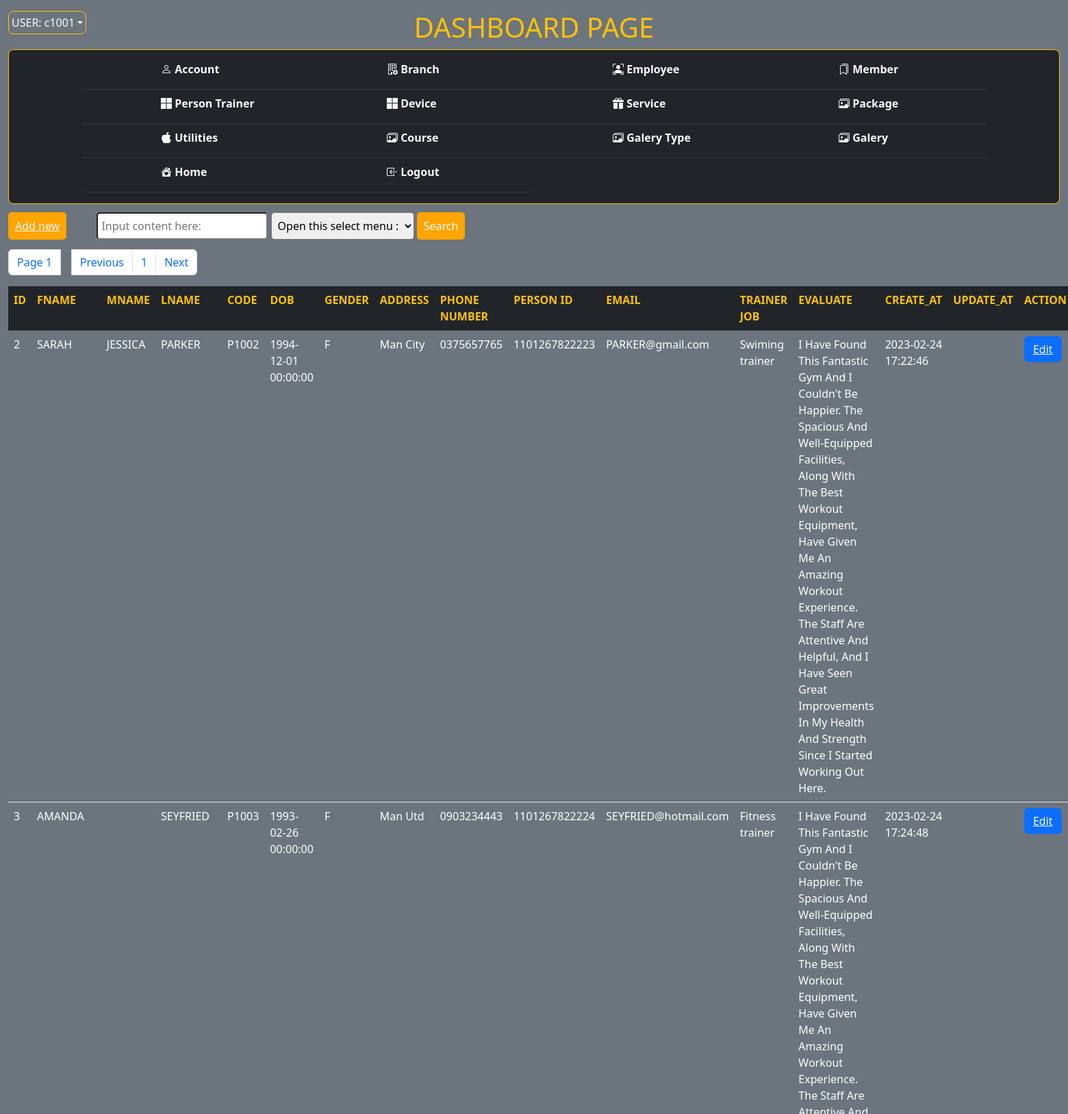
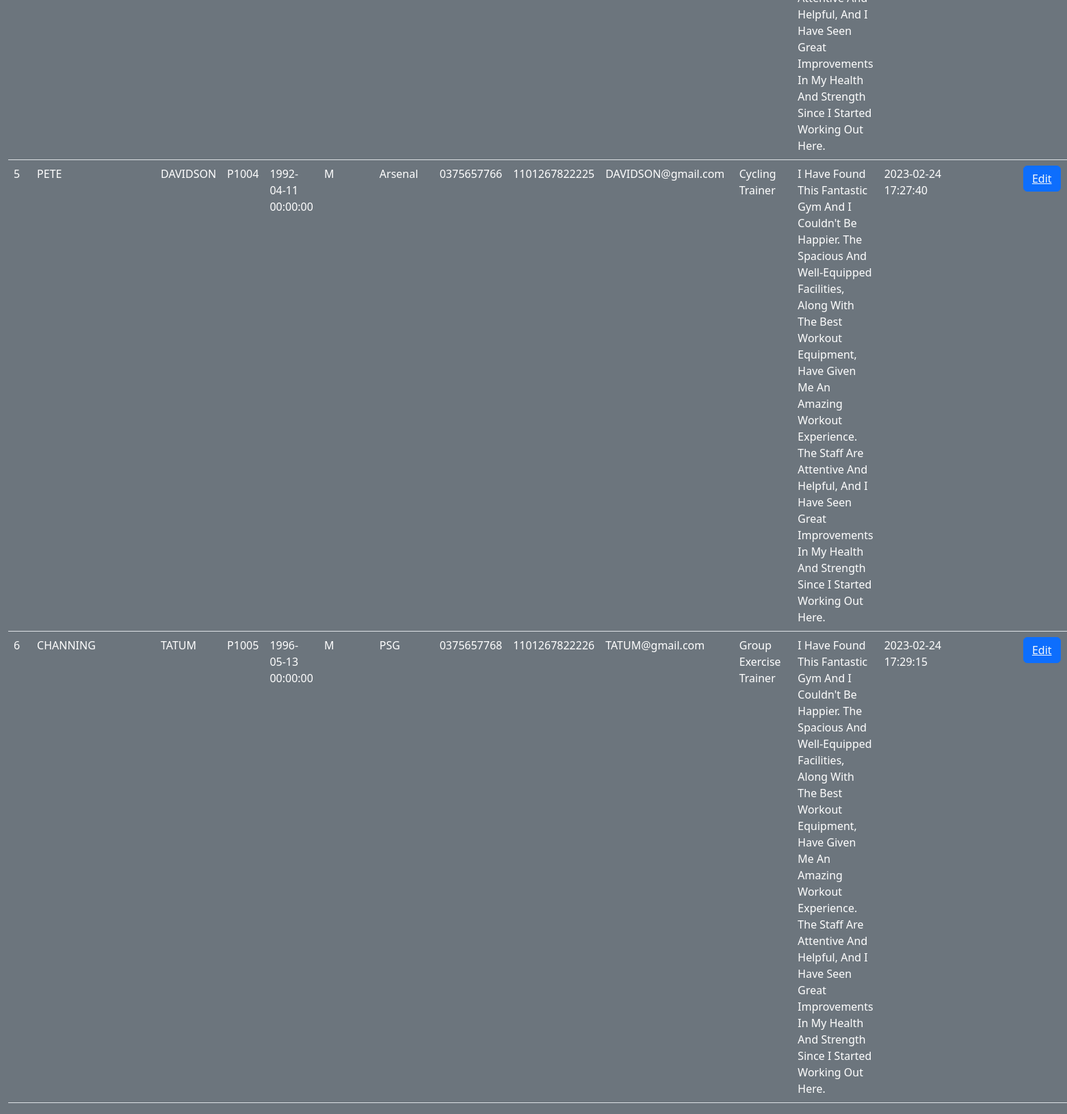
The page /CRUD/dashboard.php?select=person_trainer (signed in) on the database its author committed (2 pictures, top to bottom).
### tables this page shows
CREATE TABLE person_trainer(
    person_trainer_id INT AUTO_INCREMENT NOT NULL,
    fname VARCHAR(50) NOT NULL,
    mname VARCHAR(50),
    lname VARCHAR(50) NOT NULL,
    code VARCHAR(10) NOT NULL,  
    dob DATETIME NOT NULL,
    gender VARCHAR(20) NOT NULL,
    address VARCHAR(200) NOT NULL,
    phone_number VARCHAR(15) NOT NULL,
    person_id VARCHAR(20) UNIQUE NOT NULL,
    email VARCHAR(50) UNIQUE NOT NULL,
    trainer_job VARCHAR(100),
    evaluate VARCHAR(500),
    flag INT DEFAULT 1,
    create_at DATETIME,
    update_at DATETIME,
    CONSTRAINT PK_person_trainer PRIMARY KEY (person_trainer_id)
);

### classlist.php (the view, shortened to what this page needs)
<?php
    class main {
        public $limit = 10;
        public $row_current;
        public $previous;
        public $next;
        public $page;
        public $total;
        public function total_page($table) {
            $c = new config;
            $conn = $c->connect();
            $sql = 'SELECT COUNT(*) FROM '.$table.'';
            $stmt = $conn->prepare($sql);
            $stmt->execute();
            $results = $stmt->fetchColumn();
            return ceil($results/$this->limit);
        }
        public function show_pagination($table) {
            $row_current = 1;
            echo '<ul class="pagination pt-3">
                      <li class="page-item"><a class="page-link" href="#">Page '.$this->page.'</a></li>
                      <li class="page-item ps-3"><a class="page-link" href="dashboard.php?select='.$table.'&row_current='.$this->previous.'">Previous</a></li>';
            for($s = 1;$s <= $this->total;$s++) {
                echo '<li class="page-item"><a class="page-link" href="dashboard.php?select='.$table.'&row_current='.$row_current.' ">'.$s.'</a></li>';
                $row_current += $this->limit;
            }
            echo     '<li class="page-item"><a class="page-link" href="dashboard.php?select='.$table.'&row_current='.$this->next.'">Next</a></li>
                 </ul>';
        }
        public function arr_result($table) {
            $c = new config;
            $conn = $c->connect();
            $sql = 'SELECT * FROM '.$table.' LIMIT '.$this->row_current.','.$this->limit.'';
            $stmt = $conn->prepare($sql);
            $stmt->execute();
            return $stmt->fetchAll(PDO::FETCH_ASSOC);
        }
    }
    class person_trainer extends main {
        public $person_trainer_id;
        public $fname;
        public $mname;
        public $lname;
        public $code;
        public $dob;
        public $gender;
        public $address;
        public $phone_number;
        public $person_id;
        public $email;
        public $trainer_job;
        public $evaluate;
        public function show_header() {
            echo "<tr>
                    <td class='table-dark text-warning fw-bold'>ID</td>
                    <td class='table-dark text-warning fw-bold'>FNAME</td>
                    <td class='table-dark text-warning fw-bold'>MNAME</td>
                    <td class='table-dark text-warning fw-bold'>LNAME</td>
                    <td class='table-dark text-warning fw-bold'>CODE</td>
                    <td class='table-dark text-warning fw-bold'>DOB</td>
                    <td class='table-dark text-warning fw-bold'>GENDER</td>
                    <td class='table-dark text-warning fw-bold'>ADDRESS</td>
                    <td class='table-dark text-warning fw-bold'>PHONE NUMBER</td>
                    <td class='table-dark text-warning fw-bold'>PERSON ID</td>
                    <td class='table-dark text-warning fw-bold'>EMAIL</td>
                    <td class='table-dark text-warning fw-bold'>TRAINER JOB</td>
                    <td class='table-dark text-warning fw-bold'>EVALUATE</td>
                    <td class='table-dark text-warning fw-bold'>CREATE_AT</td>
                    <td class='table-dark text-warning fw-bold'>UPDATE_AT</td>
                    <td class='table-dark text-warning fw-bold' colspan='2'>ACTION</td>
                </tr>";
        }
        public function show_item() {
            echo '<tr>
                    <td>'.$this->person_trainer_id.'</td>
                    <td>'.$this->fname.'</td>
                    <td>'.$this->mname.'</td>
                    <td>'.$this->lname.'</td>
                    <td>'.$this->code.'</td>
                    <td>'.$this->dob.'</td>
                    <td>'.$this->gender.'</td>
                    <td>'.$this->address.'</td>
                    <td>'.$this->phone_number.'</td>
                    <td>'.$this->person_id.'</td>
                    <td>'.$this->email.'</td>
                    <td>'.$this->trainer_job.'</td>
                    <td>'.$this->evaluate.'</td>
                    <td>'.$this->create_at.'</td>
                    <td>'.$this->update_at.'</td>
                    <td><button class="btn btn-primary"><a  class="text-light" href="edit.php?edit_id=person_trainer&person_trainer_id='.$this->person_trainer_id.'&fname='.$this->fname.'&mname='.$this->mname.'&code='.$this->code.'&lname='.$this->lname.'&dob='.$this->dob.'&address='.$this->address.'&phone_number='.$this->phone_number.'&person_id='.$this->person_id.'&email='.$this->email.'&trainer_job='.$this->trainer_job.'&evaluate='.$this->evaluate.' ">Edit</a></button></td>
                    <td><button class="btn btn-primary"><a  class="text-light del" href="delete.php?delete_id=person_trainer&person_trainer_id='.$this->person_trainer_id.' ">Delete</a></button></td>
                </tr>';
        }
    }
?>

### CRUD/dashboard.php (shortened to what this page needs)
<?php
    require "../classlist.php";
    $select = "";
    if(isset($_GET["select"])) {
        $select = $_GET["select"];
    }
    $search_data = NULL;
    $search_list = NULL;
?>
<!DOCTYPE html>
<html>
<head>
    <link rel="stylesheet" href="../assets/css/bootstrap.min.css">
	<link rel="stylesheet" href="https://cdn.jsdelivr.net/npm/bootstrap-icons@1.10.2/font/bootstrap-icons.css">
</head>
<body class="bg-secondary">
	<div class="dashboard container-fluid position-relative ">
		<div class="dropdown  position-absolute top-0 start-40 border border-warning rounded rounded-3">
			<a class="nav-link  table-hover dropdown-toggle p-1 text-light " href="" role="button" data-bs-toggle="dropdown" aria-expanded="false"> USER: <?php echo $_COOKIE["user_name"]  ?></a>
		</div>
		<h1 class="text-center text-warning mt-3">DASHBOARD PAGE</h1>
        <div class="menu-body bg-dark border border-warning rounded rounded-3">
            <table class="table table-dark home-menu container-lg mt-2">
                <tr>
                    <td class="text-start align-middle mmm"><div class="dblink" ><a class="fw-bold text-light open text-decoration-none"  href="dashboard.php?select=role" ><i class="bi bi-person"></i>  Account</a></div></td>
                    <td class="text-start align-middle mmm"><div class="dblink" ><a class="fw-bold text-light open text-decoration-none"  href="dashboard.php?select=branch" ><i class="bi bi-building-add"></i>  Branch</a></div></td>
                    <td class="text-start align-middle mmm"><div class="dblink" ><a class="fw-bold text-light open text-decoration-none"  href="dashboard.php?select=employee" ><i class="bi bi-person-bounding-box"></i>  Employee</a></div></td>
                    <td class="text-start align-middle mmm"><div class="dblink" ><a class="fw-bold text-light open text-decoration-none"  href="dashboard.php?select=member" ><i class="bi bi-bookmarks"></i>  Member</a></div></td>
                </tr>
                <tr>
                    <td class="text-start align-middle mmm"><div class="dblink" ><a class="fw-bold text-light open text-decoration-none"  href="dashboard.php?select=person_trainer" ><i class="bi bi-microsoft"></i>  Person Trainer</a></div></td>
                    <td class="text-start align-middle mmm"><div class="dblink" ><a class="fw-bold text-light open text-decoration-none"  href="dashboard.php?select=device" ><i class="bi bi-microsoft"></i>  Device</a></div></td>
                    <td class="text-start align-middle mmm"><div class="dblink" ><a class="fw-bold text-light open text-decoration-none"  href="dashboard.php?select=service"><i class="bi bi-gift-fill"></i>  Service</a></div></td>
                    <td class="text-start align-middle mmm"><div class="dblink" ><a class="fw-bold text-light open text-decoration-none"  href="dashboard.php?select=package" ><i class="bi bi-images"></i>  Package</a></div></td>
                </tr>
                <tr>
                    <td class="text-start align-middle mmm"><div class="dblink" ><a class="fw-bold text-light open text-decoration-none"  href="dashboard.php?select=utilities" ><i class="bi bi-apple"></i>  Utilities</a></div></td>
                    <td class="text-start align-middle mmm"><div class="dblink" ><a class="fw-bold text-light open text-decoration-none"  href="dashboard.php?select=course" ><i class="bi bi-images"></i>  Course</a></div></td>
                    <td class="text-start align-middle mmm"><div class="dblink" ><a class="fw-bold text-light open text-decoration-none"  href="dashboard.php?select=galery_type" ><i class="bi bi-images"></i>  Galery Type</a></div></td>
                    <td class="text-start align-middle mmm"><div class="dblink" ><a class="fw-bold text-light open text-decoration-none"  href="dashboard.php?select=galery" ><i class="bi bi-images"></i>  Galery</a></div></td>
                </tr>
                <tr>
                    <td class="text-start align-middle mmm"><div class="dblink" ><a class="fw-bold text-light open text-decoration-none"  href="../index.php"><i class="bi bi-house-heart-fill"></i>  Home</a></div></td>
                    <td class="text-start align-middle mmm"><div class="dblink" ><a class="fw-bold text-light open text-decoration-none"  href="../logout.php"><i class="bi bi-box-arrow-in-left"></i>  Logout</a></div></td>
                </tr>
            </table>
        </div>
        <div class="">
            <form action="" method="GET" class="search-bar <?php if($select == "") {echo "d-none";} else {echo "d-block";}  ?>">
                <button class="btn-search <?php if($select == "member") echo "d-none"  ?>"><a class="text-light" href="addnew.php?select=<?php  echo $select ?>">Add new</a></button>
                <input type="text" id="search-box" name="search_data" placeholder="Input content here:">
                <select name="search_list" id="search_list">
                    <option selected disabled>Open this select menu :</option>
                </select>
                <button type="submit" class="btn-search" value="send" name="search">Search</button>
            </form>
        </div>
         <table class="table table-result mt-2">
            <?php
                    switch($select) {
                        case "person_trainer":
                            $p = new person_trainer;
                            $p->show_header();
                            $p->total = $p->total_page("person_trainer");
                            if(isset($_GET["row_current"])) {
                                $p->row_current = $_GET["row_current"];
                            } else {
                                $p->row_current = 1;
                            };
                            $p->page = ceil($p->row_current/$p->limit);
                            if($p->row_current < $p->limit) {
                                $p->previous = 1;
                            } else {
                                $p->previous = $p->row_current - $p->limit;
                            };
                            $p->show_pagination("person_trainer");
                            if($search_data == NULL && $search_list == NULL) {
                                $results = $p->arr_result("person_trainer");
                                }
                            foreach($results as $row) {
                                $p->flag = $row["flag"];
                                if($p->flag == 1) {
                                    $p->person_trainer_id = $row["person_trainer_id"];
                                    $p->fname = $row["fname"];
                                    $p->mname = $row["mname"];
                                    $p->lname = $row["lname"];
                                    $p->code = $row["code"];
                                    $p->dob = $row["dob"];
                                    $p->gender = $row["gender"];
                                    $p->address = $row["address"];
                                    $p->phone_number = $row["phone_number"];
                                    $p->person_id = $row["person_id"];
                                    $p->email = $row["email"];
                                    $p->trainer_job = $row["trainer_job"];
                                    $p->evaluate = $row["evaluate"];
                                    $p->create_at = $row["create_at"];
                                    $p->update_at = $row["update_at"];
                                    $p->show_item();
                                }
                            }
                            break;
                    }
            ?>
        </table>
    </div>
</body>
</html>

### CRUD/dashboard.php (style rules this page uses)
body { position: relative; z-index: 0; }
.dashboard { min-width: 1200px; }
.menu-body { width: 100%; }
.mmm { min-width: 25%; display: inline-block; height: 50px; }
.mmm .dblink { width: 150px; margin-left: calc(50% - 50px); }
.table-result td { color: white; }
.search-bar { width: 100%; height: 40px; margin-top: 10px; }
#search-box { width: 250px; margin-left: 40px; height: 100%; padding: 0 5px; border-radius: 5px; margin-top: 2px; }
#search_list { height: 100%; padding: 0 5px; border-radius: 5px; }
.btn-search { height: 100%; padding: 0 10px; border: none; border-radius: 5px; background-color: orange; color: white; }
.pagination { padding-left: 0 !important; }

### rows shown on the page
person_trainer: person_trainer_id "2", fname "SARAH", mname "JESSICA", lname "PARKER", code "P1002", dob "1994-12-01 00:00:00", gender "F", address "Man City", phone_number "0375657765", person "1101267822223", email "PARKER@gmail.com", trainer_job "Swiming trainer", evaluate "I Have Found This Fantastic Gym And I Couldn't Be Happier. The Spacious And Well-Equipped Facilities, Along With The Best Workout Equipment, Have Given Me An Amazing Workout Experience. The Staff Are Attentive And Helpful, And I Have Seen Great Improvements In My Health And Strength Since I Started Working Out Here.", create_at "2023-02-24 17:22:46"
person_trainer: person_trainer_id "3", fname "AMANDA", lname "SEYFRIED", code "P1003", dob "1993-02-26 00:00:00", gender "F", address "Man Utd", phone_number "0903234443", person "1101267822224", email "SEYFRIED@hotmail.com", trainer_job "Fitness trainer", evaluate "I Have Found This Fantastic Gym And I Couldn't Be Happier. The Spacious And Well-Equipped Facilities, Along With The Best Workout Equipment, Have Given Me An Amazing Workout Experience. The Staff Are Attentive And Helpful, And I Have Seen Great Improvements In My Health And Strength Since I Started Working Out Here.", create_at "2023-02-24 17:24:48"
person_trainer: person_trainer_id "5", fname "PETE", lname "DAVIDSON", code "P1004", dob "1992-04-11 00:00:00", gender "M", address "Arsenal", phone_number "0375657766", person "1101267822225", email "DAVIDSON@gmail.com", trainer_job "Cycling Trainer", evaluate "I Have Found This Fantastic Gym And I Couldn't Be Happier. The Spacious And Well-Equipped Facilities, Along With The Best Workout Equipment, Have Given Me An Amazing Workout Experience. The Staff Are Attentive And Helpful, And I Have Seen Great Improvements In My Health And Strength Since I Started Working Out Here.", create_at "2023-02-24 17:27:40"
person_trainer: person_trainer_id "6", fname "CHANNING", lname "TATUM", code "P1005", dob "1996-05-13 00:00:00", gender "M", address "PSG", phone_number "0375657768", person "1101267822226", email "TATUM@gmail.com", trainer_job "Group Exercise Trainer", evaluate "I Have Found This Fantastic Gym And I Couldn't Be Happier. The Spacious And Well-Equipped Facilities, Along With The Best Workout Equipment, Have Given Me An Amazing Workout Experience. The Staff Are Attentive And Helpful, And I Have Seen Great Improvements In My Health And Strength Since I Started Working Out Here.", create_at "2023-02-24 17:29:15"

### other values the page prints
$_COOKIE["user_name"] "c1001"
$this->page "1"
